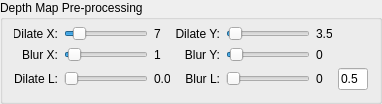
         <widget class="QGroupBox" name="groupBox_depth_map_preprocessing">
          <property name="title">
           <string>Depth Map Pre-processing</string>
          </property>
          <layout class="QGridLayout" name="gridLayout_5" columnstretch="1,0,0,0,0,0,0" columnminimumwidth="0,0,0,0,0,0,0">
           <property name="topMargin">
            <number>6</number>
           </property>
           <item row="2" column="5">
            <widget class="QLabel" name="label_blur_left_value">
             <property name="maximumSize">
              <size>
               <width>16</width>
               <height>16777215</height>
              </size>
             </property>
             <property name="text">
              <string>0</string>
             </property>
            </widget>
           </item>
           <item row="1" column="4">
            <widget class="QSlider" name="horizontalSlider_blur_y">
             <property name="value">
              <number>5</number>
             </property>
             <property name="orientation">
              <enum>Qt::Orientation::Horizontal</enum>
             </property>
            </widget>
           </item>
           <item row="1" column="5">
            <widget class="QLabel" name="label_blur_y_value">
             <property name="maximumSize">
              <size>
               <width>16</width>
               <height>16777215</height>
              </size>
             </property>
             <property name="text">
              <string>0</string>
             </property>
            </widget>
           </item>
           <item row="2" column="4">
            <widget class="QSlider" name="horizontalSlider_blur_left">
             <property name="orientation">
              <enum>Qt::Orientation::Horizontal</enum>
             </property>
            </widget>
           </item>
           <item row="1" column="3">
            <widget class="QLabel" name="label_blur_y">
             <property name="minimumSize">
              <size>
               <width>44</width>
               <height>0</height>
              </size>
             </property>
             <property name="maximumSize">
              <size>
               <width>40</width>
               <height>16777215</height>
              </size>
             </property>
             <property name="text">
              <string>Blur Y:</string>
             </property>
             <property name="alignment">
              <set>Qt::AlignmentFlag::AlignRight|Qt::AlignmentFlag::AlignTrailing|Qt::AlignmentFlag::AlignVCenter</set>
             </property>
            </widget>
           </item>
           <item row="2" column="0">
            <widget class="QLabel" name="label_dilate_left">
             <property name="minimumSize">
              <size>
               <width>44</width>
               <height>0</height>
              </size>
             </property>
             <property name="maximumSize">
              <size>
               <width>40</width>
               <height>16777215</height>
              </size>
             </property>
             <property name="text">
              <string>Dilate L:</string>
             </property>
             <property name="alignment">
              <set>Qt::AlignmentFlag::AlignRight|Qt::AlignmentFlag::AlignTrailing|Qt::AlignmentFlag::AlignVCenter</set>
             </property>
            </widget>
           </item>
           <item row="2" column="1">
            <widget class="QSlider" name="horizontalSlider_dilate_left">
             <property name="orientation">
              <enum>Qt::Orientation::Horizontal</enum>
             </property>
            </widget>
           </item>
           <item row="0" column="3">
            <widget class="QLabel" name="label_dilate_y">
             <property name="minimumSize">
              <size>
               <width>44</width>
               <height>0</height>
              </size>
             </property>
             <property name="maximumSize">
              <size>
               <width>40</width>
               <height>16777215</height>
              </size>
             </property>
             <property name="text">
              <string>Dilate Y:</string>
             </property>
             <property name="alignment">
              <set>Qt::AlignmentFlag::AlignRight|Qt::AlignmentFlag::AlignTrailing|Qt::AlignmentFlag::AlignVCenter</set>
             </property>
            </widget>
           </item>
           <item row="2" column="3">
            <widget class="QLabel" name="label_blur_left">
             <property name="minimumSize">
              <size>
               <width>44</width>
               <height>0</height>
              </size>
             </property>
             <property name="maximumSize">
              <size>
               <width>40</width>
               <height>16777215</height>
              </size>
             </property>
             <property name="text">
              <string>Blur L:</string>
             </property>
             <property name="alignment">
              <set>Qt::AlignmentFlag::AlignRight|Qt::AlignmentFlag::AlignTrailing|Qt::AlignmentFlag::AlignVCenter</set>
             </property>
            </widget>
           </item>
           <item row="0" column="0">
            <widget class="QLabel" name="label_dilate_x">
             <property name="minimumSize">
              <size>
               <width>44</width>
               <height>0</height>
              </size>
             </property>
             <property name="maximumSize">
              <size>
               <width>40</width>
               <height>16777215</height>
              </size>
             </property>
             <property name="text">
              <string>Dilate X:</string>
             </property>
             <property name="alignment">
              <set>Qt::AlignmentFlag::AlignRight|Qt::AlignmentFlag::AlignTrailing|Qt::AlignmentFlag::AlignVCenter</set>
             </property>
            </widget>
           </item>
           <item row="1" column="0">
            <widget class="QLabel" name="label_blur_x">
             <property name="minimumSize">
              <size>
               <width>44</width>
               <height>0</height>
              </size>
             </property>
             <property name="maximumSize">
              <size>
               <width>40</width>
               <height>16777215</height>
              </size>
             </property>
             <property name="text">
              <string>Blur X:</string>
             </property>
             <property name="alignment">
              <set>Qt::AlignmentFlag::AlignRight|Qt::AlignmentFlag::AlignTrailing|Qt::AlignmentFlag::AlignVCenter</set>
             </property>
            </widget>
           </item>
           <item row="1" column="2">
            <widget class="QLabel" name="label_blue_x_value">
             <property name="maximumSize">
              <size>
               <width>16</width>
               <height>16777215</height>
              </size>
             </property>
             <property name="text">
              <string>1</string>
             </property>
            </widget>
           </item>
           <item row="0" column="5">
            <widget class="QLabel" name="label_dilate_y_value">
             <property name="maximumSize">
              <size>
               <width>16</width>
               <height>16777215</height>
              </size>
             </property>
             <property name="text">
              <string>3.5</string>
             </property>
            </widget>
           </item>
           <item row="2" column="6">
            <widget class="QLineEdit" name="lineEdit_blur_bias">
             <property name="maximumSize">
              <size>
               <width>30</width>
               <height>16777215</height>
              </size>
             </property>
             <property name="text">
              <string>0.5</string>
             </property>
            </widget>
           </item>
           <item row="1" column="1">
            <widget class="QSlider" name="horizontalSlider_blur_x">
             <property name="value">
              <number>5</number>
             </property>
             <property name="orientation">
              <enum>Qt::Orientation::Horizontal</enum>
             </property>
            </widget>
           </item>
           <item row="0" column="1">
            <widget class="QSlider" name="horizontalSlider_dilate_x">
             <property name="value">
              <number>12</number>
             </property>
             <property name="orientation">
              <enum>Qt::Orientation::Horizontal</enum>
             </property>
            </widget>
           </item>
           <item row="0" column="4">
            <widget class="QSlider" name="horizontalSlider_dilate_y">
             <property name="value">
              <number>3</number>
             </property>
             <property name="orientation">
              <enum>Qt::Orientation::Horizontal</enum>
             </property>
            </widget>
           </item>
           <item row="2" column="2">
            <widget class="QLabel" name="label_dilate_left_value">
             <property name="maximumSize">
              <size>
               <width>16</width>
               <height>16777215</height>
              </size>
             </property>
             <property name="text">
              <string>0.0</string>
             </property>
            </widget>
           </item>
           <item row="0" column="2">
            <widget class="QLabel" name="label_dilate_x_value">
             <property name="maximumSize">
              <size>
               <width>16</width>
               <height>16777215</height>
              </size>
             </property>
             <property name="text">
              <string>7</string>
             </property>
            </widget>
           </item>
          </layout>
         </widget>
